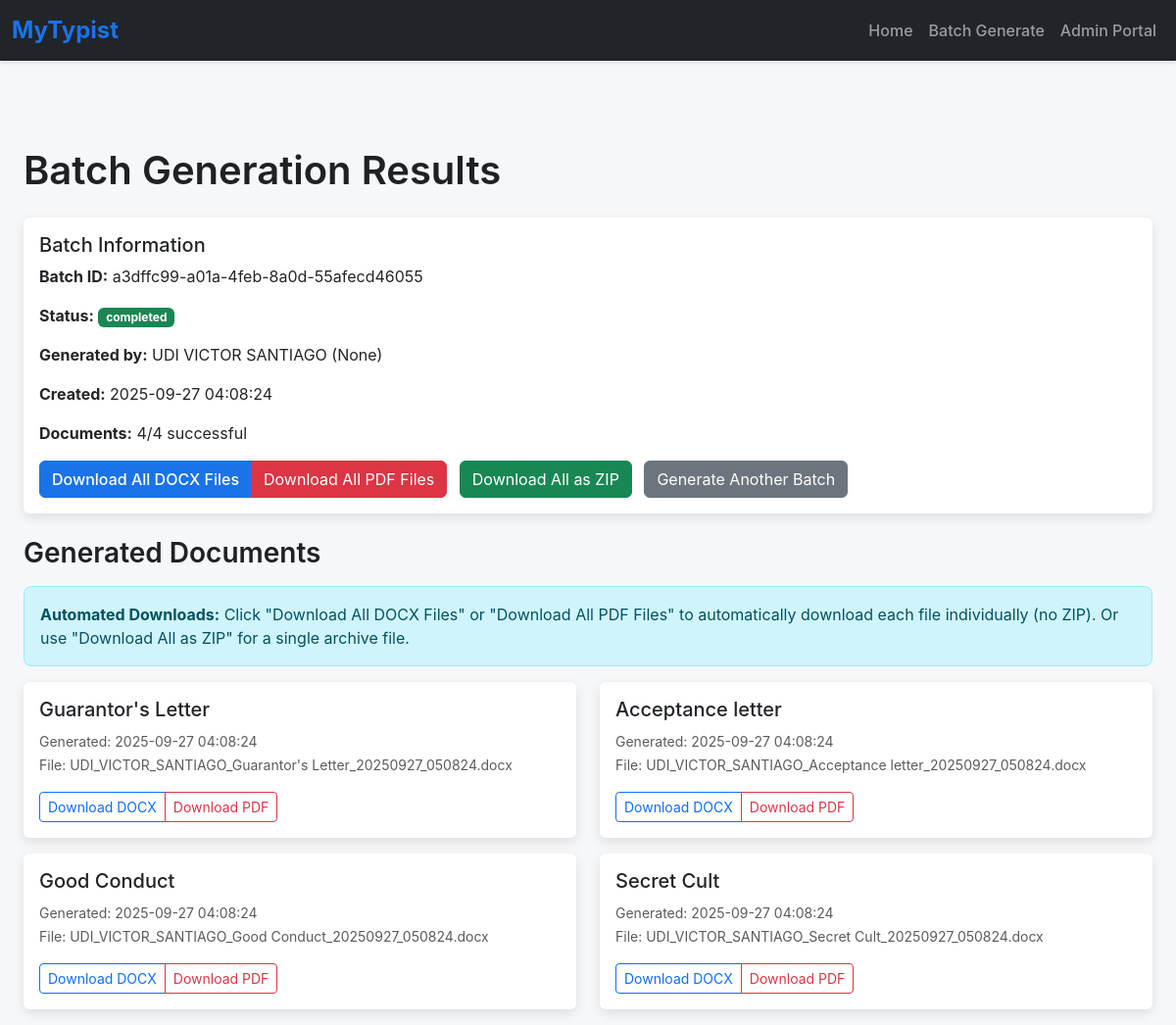
The app's page /batch_results/a3dffc99-a01a-4feb-8a0d-55afecd46055, older data.
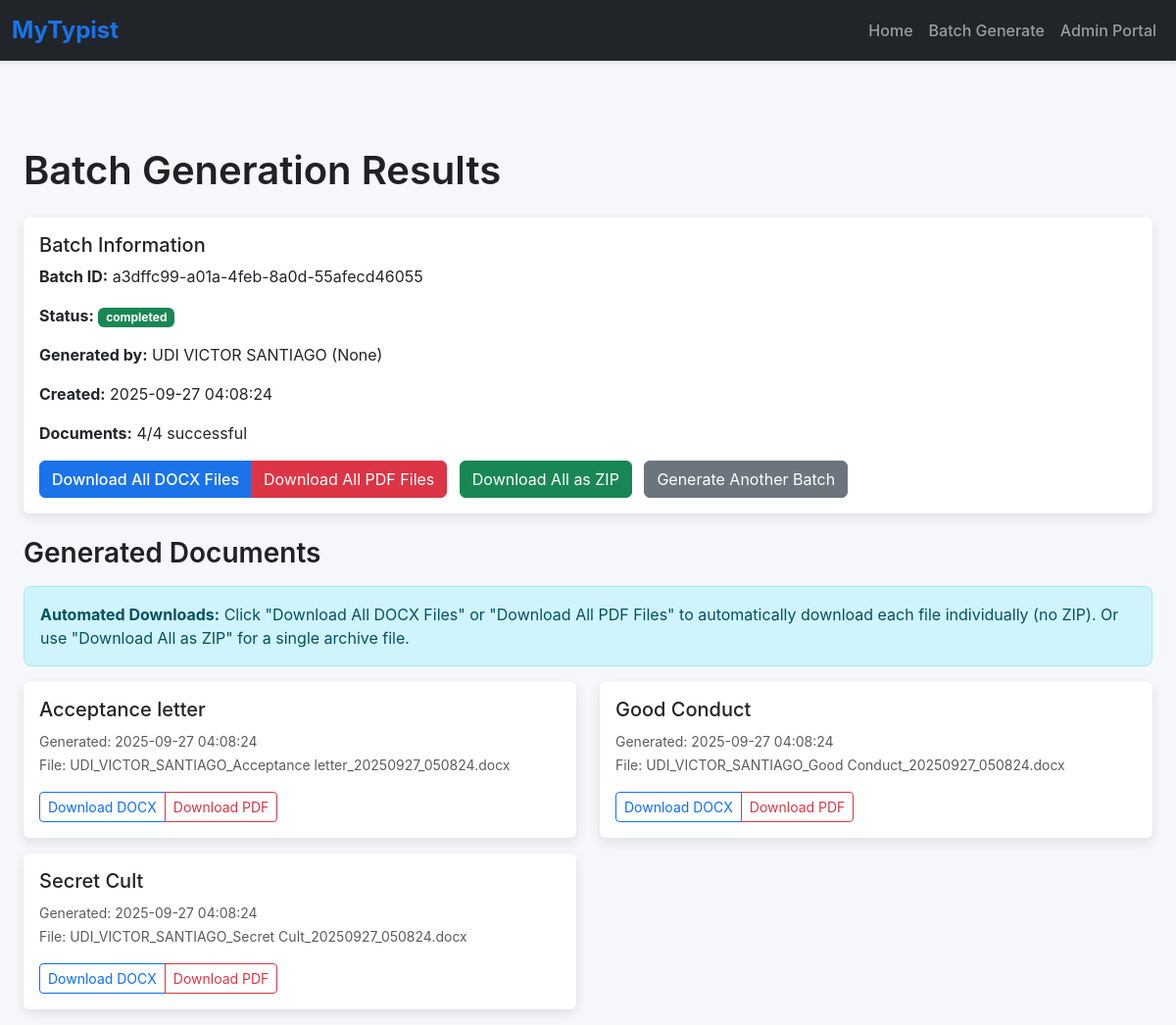
The same page, newer data.
### app.py (models this page shows)
class BatchGeneration(db.Model):
    __tablename__ = 'batch_generation'
    id = db.Column(db.Integer, primary_key=True)
    batch_id = db.Column(db.String(50), unique=True, nullable=False)
    user_name = db.Column(db.String(100), nullable=False)
    user_email = db.Column(db.String(100))
    template_ids = db.Column(db.Text, nullable=False)
    user_inputs = db.Column(db.Text, nullable=False)
    status = db.Column(db.String(20), default='pending')
    created_at = db.Column(db.DateTime, default=lambda: datetime.now(timezone.utc))
    completed_at = db.Column(db.DateTime, nullable=True)
    total_documents = db.Column(db.Integer, default=0)
    successful_documents = db.Column(db.Integer, default=0)
    error_message = db.Column(db.Text)

class CreatedDocument(db.Model):
    __tablename__ = 'created_document'
    id = db.Column(db.Integer, primary_key=True)
    template_id = db.Column(db.Integer, db.ForeignKey('template.id'), nullable=False)
    user_name = db.Column(db.String(100), nullable=False)
    user_email = db.Column(db.String(100))
    file_path = db.Column(db.String(200), nullable=False)
    original_filename = db.Column(db.String(200))
    file_size = db.Column(db.Integer)
    created_at = db.Column(db.DateTime, default=lambda: datetime.now(timezone.utc))
    batch_id = db.Column(db.String(50), nullable=True)
    user_inputs = db.Column(db.Text)  # JSON storage of inputs
    template = db.relationship('Template', back_populates='created_documents')

class Template(db.Model):
    __tablename__ = 'template'
    id = db.Column(db.Integer, primary_key=True)
    name = db.Column(db.String(100), nullable=False)
    type = db.Column(db.String(50), nullable=False)
    file_path = db.Column(db.String(200), nullable=False)
    description = db.Column(db.Text)
    font_family = db.Column(db.String(50), default='Times New Roman')
    font_size = db.Column(db.Integer, default=12)
    margin_top = db.Column(db.Float, default=1.0)
    margin_bottom = db.Column(db.Float, default=1.0)
    margin_left = db.Column(db.Float, default=1.0)
    margin_right = db.Column(db.Float, default=1.0)
    default_line_spacing = db.Column(db.Float, default=1.0)
    is_active = db.Column(db.Boolean, default=True)
    created_at = db.Column(db.DateTime, default=lambda: datetime.now(timezone.utc))
    updated_at = db.Column(db.DateTime, default=lambda: datetime.now(timezone.utc),
                          onupdate=lambda: datetime.now(timezone.utc))
    placeholders = db.relationship('Placeholder', back_populates='template',
                                   cascade="all, delete-orphan")
    created_documents = db.relationship('CreatedDocument', back_populates='template',
                                        cascade="all, delete-orphan")

### app.py (the view)
@app.route('/batch_results/<string:batch_id>')
def batch_results(batch_id):
    batch = BatchGeneration.query.filter_by(batch_id=batch_id).first_or_404()
    documents = CreatedDocument.query.filter_by(batch_id=batch_id).all()
    return render_template('batch_results.html', batch=batch, documents=documents)

### templates/batch_results.html (shortened to what this page needs)
{% extends 'base.html' %}
{% block content %}
    <div class="container mt-4">
        <h1 class="mb-4">Batch Generation Results</h1>
        <div class="card mb-4">
            <div class="card-body">
                <h5 class="card-title">Batch Information</h5>
                <p><strong>Batch ID:</strong> {{ batch.batch_id }}</p>
                <p><strong>Status:</strong>
                    <span class="badge {% if batch.status == 'completed' %}bg-success{% else %}bg-warning{% endif %}">
                        {{ batch.status }}
                    </span>
                </p>
                <p><strong>Generated by:</strong> {{ batch.user_name }} ({{ batch.user_email }})</p>
                <p><strong>Created:</strong> {{ batch.created_at.strftime('%Y-%m-%d %H:%M:%S') }}</p>
                <p><strong>Documents:</strong> {{ batch.successful_documents }}/{{ batch.total_documents }} successful</p>
                <div class="mt-3">
                    <div class="btn-group me-2" role="group">
                        <button onclick="downloadAllDocx()" class="btn btn-primary">
                             Download All DOCX Files
                        </button>
                        <button onclick="downloadAllPdf()" class="btn btn-danger">
                             Download All PDF Files
                        </button>
                    </div>
                    <div class="btn-group me-2" role="group">
                        <a href="{{ url_for('batch_download', batch_id=batch.batch_id) }}" class="btn btn-success">
                             Download All as ZIP
                        </a>
                    </div>
                    <a href="{{ url_for('batch') }}" class="btn btn-secondary">Generate Another Batch</a>
                </div>
            </div>
        </div>
        <h3 class="mb-3">Generated Documents</h3>
        <div class="alert alert-info">
            <strong>Automated Downloads:</strong> Click "Download All DOCX Files" or "Download All PDF Files" to automatically download each file individually (no ZIP). Or use "Download All as ZIP" for a single archive file.
        </div>
        {% if documents %}
            <div class="row">
                {% for document in documents %}
                    <div class="col-md-6 mb-3">
                        <div class="card">
                            <div class="card-body">
                                <h5 class="card-title">{{ document.template.name }}</h5>
                                <p class="card-text">
                                    <small class="text-muted">
                                        Generated: {{ document.created_at.strftime('%Y-%m-%d %H:%M:%S') }}<br>
                                        File: {{ document.original_filename }}
                                    </small>
                                </p>
                                <div class="btn-group">
                                    <a href="{{ url_for('download', document_id=document.id, format='docx') }}"
                                       class="btn btn-outline-primary btn-sm">Download DOCX</a>
                                    <a href="{{ url_for('download', document_id=document.id, format='pdf') }}"
                                       class="btn btn-outline-danger btn-sm">Download PDF</a>
                                </div>
                            </div>
                        </div>
                    </div>
                {% endfor %}
            </div>
        {% else %}
            <div class="alert alert-info">
                No documents were generated in this batch.
            </div>
        {% endif %}
    </div>
{% endblock %}

### templates/base.html (shortened to what this page needs)
<!DOCTYPE html>
<html lang="en">
<head>
    <link href="https://cdn.jsdelivr.net/npm/bootstrap@5.3.0/dist/css/bootstrap.min.css" rel="stylesheet">
</head>
<body>
    <nav class="navbar navbar-expand-lg navbar-dark bg-dark">
        <div class="container-fluid">
            <a class="navbar-brand" href="/">MyTypist</a>
            <div class="collapse navbar-collapse" id="navbarNav">
                <ul class="navbar-nav ms-auto">
                    <li class="nav-item"><a class="nav-link" href="/">Home</a></li>
                    <li class="nav-item"><a class="nav-link" href="/batch">Batch Generate</a></li>
                    <li class="nav-item"><a class="nav-link" href="/admin?key=SecretAdmin123">Admin Portal</a></li>
                </ul>
            </div>
        </div>
    </nav>
    <div class="container">
        {% block content %}{% endblock %}
    </div>
</body>
</html>

### templates/base.html (style rules this page uses)
body { font-family: 'Inter', -apple-system, BlinkMacSystemFont, 'Segoe UI', Roboto, sans-serif; background-color: #f5f7fa; }
.navbar { box-shadow: 0 2px 4px rgba(0, 0, 0, 0.1); }
.navbar-brand { font-weight: 700; font-size: 1.5rem; color: #1a73e8 !important; }
.nav-link { font-weight: 500; transition: color 0.2s; }
.container { max-width: 1200px; padding-top: 2rem; }
.card { border: none; box-shadow: 0 4px 12px rgba(0, 0, 0, 0.1); transition: transform 0.2s; }
.btn-primary { background-color: #1a73e8; border-color: #1a73e8; font-weight: 500; }
.alert { border-radius: 8px; }
h1, h2, h3 { font-weight: 600; color: #202124; }

Row changes from the older to the newer data that the page shows:
removed CreatedDocument: template.name "Guarantor's Letter", created_at "2025-09-27 04:08:24", original_filename "UDI_VICTOR_SANTIAGO_Guarantor's Letter_20250927_050824.docx"
